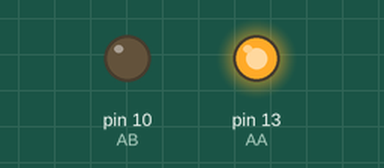
Recording of a sketch running on a simulated Arduino Uno, built with avr-gcc and run on an emulated ATmega328P. Shown: output pins drawn as LEDs (lit = HIGH).

Above: at 2.5 s.
At 7.5 s:
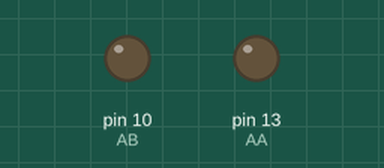
Timing chart, 0 to 13.0 s (numbered marks = the images above):
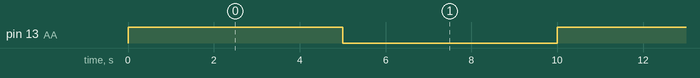

The sketch:

WaterPump.ino
```cpp
int AA = 13;  // AA를 연결한 디지털 핀
int AB = 10;   // AB를 연결한 디지털 핀

void setup()
{
  pinMode(AA, OUTPUT);  // AA를 출력 핀으로 설정
  pinMode(AB, OUTPUT);  // AB를 출력 핀으로 설정
}

void loop()
{
  digitalWrite(AA, HIGH);  // 정방향으로 모터 회전
  digitalWrite(AB, LOW);
  delay(5000);  // 5초동안 상태 유지(1000ms = 5s)

  digitalWrite(AA, LOW);  // 모터 정지
  digitalWrite(AB, LOW);
  delay(5000);  // 5초동안 상태 유지(1000ms = 5s)
}
```

Measured:
- by itself, pin 13 (AA): alternates HIGH for 5.0 s and LOW for 5.0 s
